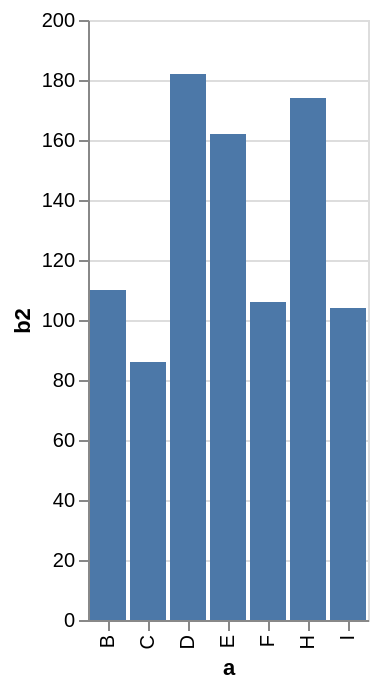

Vega-Lite specification for this chart:
### Vega-Lite specification from a JSON file in a GitHub repository (floating-point values rounded to 4 significant figures)
{"$schema": "https://vega.github.io/schema/vega-lite/v6.json", "description": "A simple bar chart with embedded data that uses a filter and calculate.", "data": {"values": [{"a": "A", "b": 28}, {"a": "B", "b": 55}, {"a": "C", "b": 43}, {"a": "G", "b": 19}, {"a": "H", "b": 87}, {"a": "I", "b": 52}, {"a": "D", "b": 91}, {"a": "E", "b": 81}, {"a": "F", "b": 53}]}, "transform": [{"calculate": "2*datum.b", "as": "b2"}, {"filter": "datum.b2 > 60"}], "mark": "bar", "encoding": {"y": {"field": "b2", "type": "quantitative"}, "x": {"field": "a", "type": "ordinal"}}}
